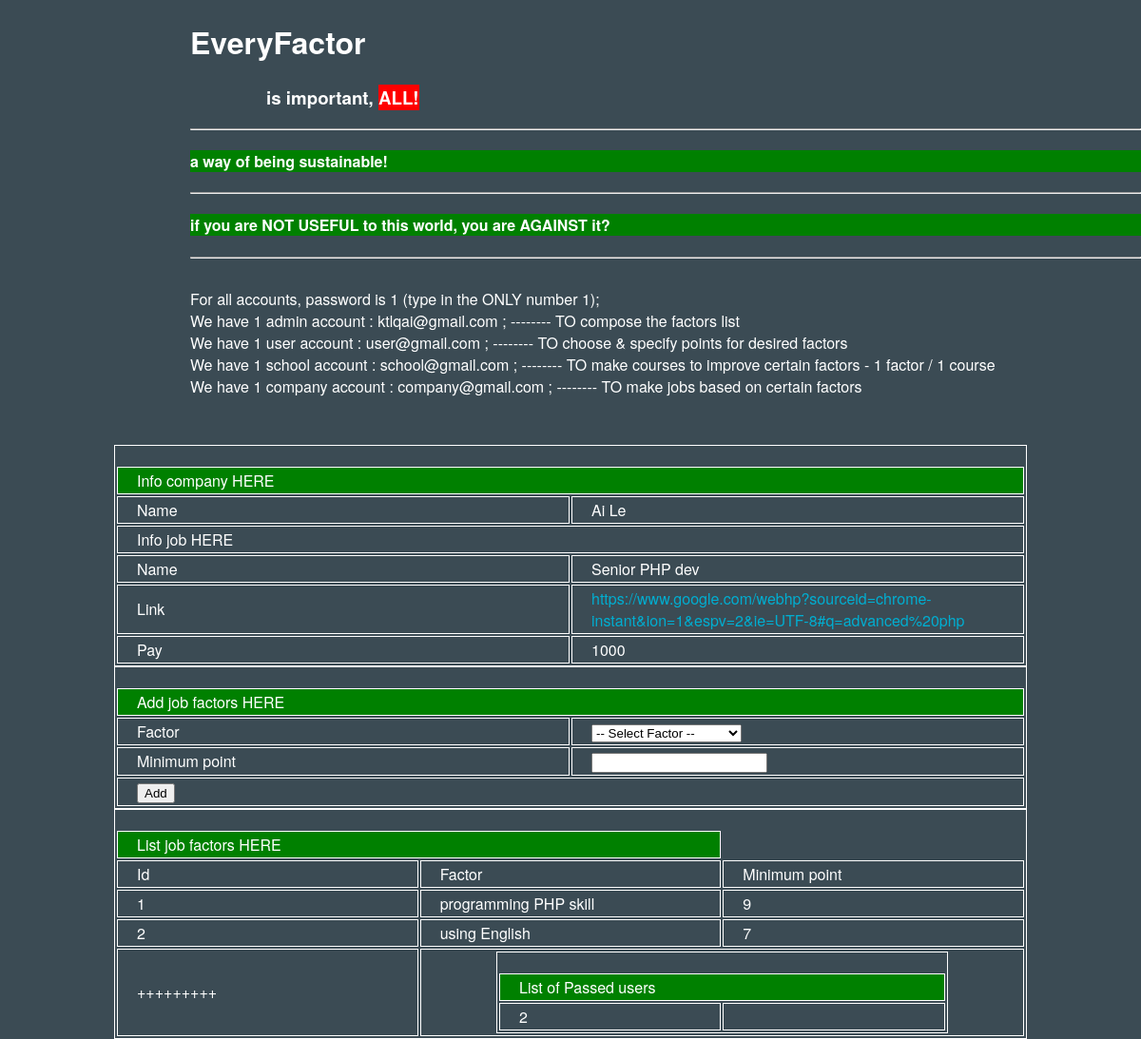
The app's page /jobfactor.php?jobid=1 (signed in) with its own data.
### tables this page shows
CREATE TABLE IF NOT EXISTS `user` (
`id` int(11) NOT NULL,
  `email` varchar(100) NOT NULL,
  `password` varchar(100) NOT NULL,
  `averagefactor` decimal(10,0) NOT NULL,
  `name` varchar(1000) NOT NULL,
  `web` varchar(1000) NOT NULL,
  `type` varchar(1000) NOT NULL
);

CREATE TABLE IF NOT EXISTS `job` (
`id` int(11) NOT NULL,
  `name` varchar(1000) NOT NULL,
  `link` varchar(1000) NOT NULL,
  `companyid` int(11) NOT NULL,
  `pay` int(11) NOT NULL
);

CREATE TABLE IF NOT EXISTS `jobfactor` (
`id` int(11) NOT NULL,
  `jobid` int(11) NOT NULL,
  `factorid` int(11) NOT NULL,
  `minimumpoint` decimal(10,0) NOT NULL
);

CREATE TABLE IF NOT EXISTS `factor` (
`id` int(11) NOT NULL,
  `name` varchar(1000) NOT NULL
);

### jobfactor.php (the view, shortened to what this page needs)
<?php
	require_once("db_config.php");
?>
<!DOCTYPE html>
<html>
<head>
	<link rel="stylesheet" href="style.css" />
</head>
<body>
	<div class="wrapper">
		<?php require_once('header.php'); ?>
		<table>
			<tr>
				<td colspan="2">Info company HERE</td>
			</tr>
			<?php
				$loginedid = $_SESSION["loginedid"];
				$sql = "SELECT * FROM user WHERE id=:id";
				$statement = $pdo->prepare($sql);
				$statement->bindParam(':id', $loginedid);
				$statement->execute();
				$row = $statement->fetch(PDO::FETCH_ASSOC);
			?>
			<tr>
				<td>Name</td>
				<td><?php echo $row['name']; ?></td>
			</tr>
			<tr>
				<td colspan="2">Info job HERE</td>
			</tr>
			<?php
				$jobid = $_SESSION["jobid"];
				$sql = "SELECT * FROM job WHERE id=:id";
				$statement = $pdo->prepare($sql);
				$statement->bindParam(':id', $jobid);
				$statement->execute();
				$row = $statement->fetch(PDO::FETCH_ASSOC);
			?>
			<tr>
				<td>Name</td>
				<td><?php echo $row['name']; ?></td>
			</tr>
			<tr>
				<td>Link</td>
				<td><a href="<?php echo $row['link']; ?>" target="_blank"><?php echo $row['link']; ?></a></td>
			</tr>
			<tr>
				<td>Pay</td>
				<td><?php echo $row['pay']; ?></td>
			</tr>
		</table>
		<form method="post" action="jobfactor.php">
			<table>
				<tr>
					<td colspan="2">Add job factors HERE</td>
				</tr>
				<tr>
					<td>Factor</td>
					<td>
						<select name="factorid">
							<option value="select-factor">-- Select Factor --</option>
						</select>
					</td>
				</tr>
				<tr>
					<td>Minimum point</td>
					<td><input type="text" value="" name="minimumpoint"></td>
				</tr>
				<tr>
					<td colspan="2"><input type="submit" value="Add" name="add"></td>
				</tr>
			</table>
		</form>
		<table>
				<tr>
					<td colspan="2">List job factors HERE</td>
				</tr>
				<tr>
					<td>Id</td>
					<td>Factor</td>
					<td>Minimum point</td>
				</tr>
					<?php
						$jobid = $_SESSION['jobid'];
						$sql = "SELECT jobfactor.id AS jobfactorid, factorid, name, minimumpoint FROM jobfactor INNER JOIN factor ON jobfactor.factorid = factor.id WHERE jobid = :jobid";
						$statement = $pdo->prepare($sql);
						$statement->bindParam(':jobid', $jobid);
						$statement->execute();
						$num_of_factors = 0;
						$passed_users = array();
						while ($row = $statement->fetch(PDO::FETCH_ASSOC)) {
					?>
				<tr>
					<td><?php echo $row['jobfactorid']; ?></td>
					<td><?php echo $row['name']; ?></td>
					<td><?php echo $row['minimumpoint']; ?></td>
				</tr>
					<?php
							$num_of_factors++;
							$sql_inner = "SELECT user.id AS userid, name FROM user INNER JOIN userfactor ON user.id = userfactor.userid AND userfactor.factorid = :factorid AND point >= :minimumpoint";
							$statement_inner = $pdo->prepare($sql_inner);
							$statement_inner->bindParam(':factorid', $row['factorid']);
							$statement_inner->bindParam(':minimumpoint', $row['minimumpoint']);
							$statement_inner->execute();
							while ($row_inner = $statement_inner->fetch(PDO::FETCH_ASSOC)) {
								if (! isset($passed_users[$row_inner['userid']])) {
									$passed_users[$row_inner['userid']] = 1;
								}
								else {
									$passed_users[$row_inner['userid']]++;
								}
							}
						}
					?>
				<tr>
					<td>+++++++++</td>
					<td colspan="2">
						<table>
							<tr>
								<td colspan="2">List of Passed users</td>
							</tr>
							<?php
								foreach ($passed_users as $k => $v) {
									if ($v == $num_of_factors) {
							?>
							<tr>
								<td><?php echo $k; ?></td>
								<td></td>
							</tr>
								<?php
									}
								}
						?>
						</table>
					</td>
				</tr>
			</table>
</body>
</html>

### style.css (style rules this page uses)
body,html { background-color: #3b4b54; width : 100%; height: 100%; margin: 0 auto; font-family: "HelveticaNeue-Light", "Helvetica Neue Light", "Helvetica Neue", Helvetica, Arial, "Lucida Grande", sans-serif; color: #ffffff; }
a { text-decoration: none; color: #00aed1; }
table { table-layout: fixed; width: 80%; margin: 0 auto; word-wrap: break-word; padding-top: 20px; border: 1px solid white; }
tr:first-child { background-color: green; }
th, td { text-align: left; padding: 2px 20px; border: 1px solid white; }
.wrapper { margin-bottom: 50px; }

### records on screen
user: name "Ai Le"
job: name "Senior PHP dev", link "https://www.google.com/webhp?sourceid=chrome-instant&ion=1&espv=2&ie=UTF-8#q=advanced%20php", pay "1000"
jobfactor: id "1", factorid.name "programming PHP skill", minimumpoint "9"
jobfactor: id "2", factorid.name "using English", minimumpoint "7"

### other values on screen
$k "2"
